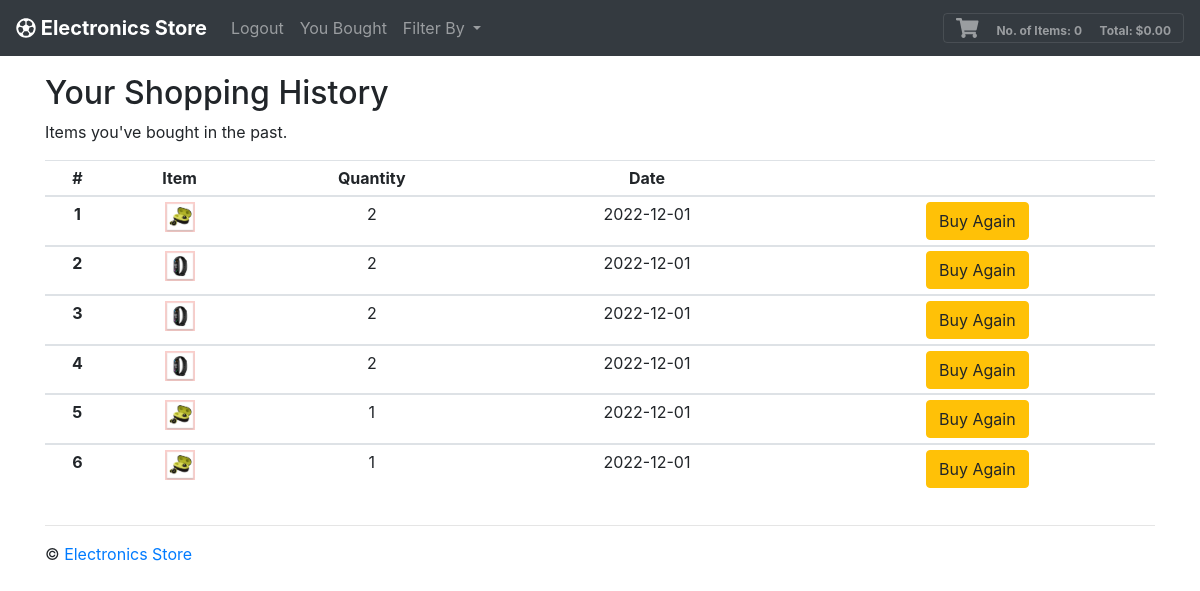
/history/ (signed in), run on the app's committed database.
### tables this page shows
CREATE TABLE 'purchases' ('uid' text, "location" text, 'image' text, 'quantity' integer, 'id' INTEGER, 'date'  date NOT NULL DEFAULT CURRENT_DATE  );

### application.py (the view)
@app.route("/history/")
def history():
    shoppingCart = []
    shopLen = len(shoppingCart)
    totItems, total, display = 0, 0, 0
    myproducts = db.execute("SELECT * FROM purchases WHERE uid=:uid", uid=session["uid"])
    myproductsLen = len(myproducts)
    return render_template("history.html", shoppingCart=shoppingCart, shopLen=shopLen, total=total, totItems=totItems, display=display, session=session, myproducts=myproducts, myproductsLen=myproductsLen)

### templates/history.html (shortened to what this page needs)
{% extends "base.html" %}
{% block body %}
      <div class="row">
        <div class="col-sm">
          <h2>Your Shopping History</h2>
          <p>Items you've bought in the past.</p>
          <table class="table table-sm">
            <thead>
              <tr>
                <th scope="col">#</th>
                <th scope="col">Item</th>
                <th scope="col">Quantity</th>
                <th scope="col">Date</th>
                <th scope="col"></th>
              </tr>
            </thead>
            <tbody>
            {% for i in range(myproductsLen) %}
              <tr>
                <th scope="row">{{ i + 1 }}</th>
                <td><img src="/static/img/{{ myproducts[i]["image"] }}" width="30px" alt="{{ myproducts[i][" location"] }}" /></td>
                <td>{{ myproducts[i]["quantity"] }}</td>
                <td>{{ myproducts[i]["date"] }}</td>
                <td><a href="/filter/?id={{ myproducts[i]["id"] }}"><button type="button" class="btn btn-warning">Buy Again</button></a></td>
              </tr>
            </tbody>
            {% endfor %}
          </table>
        </div>
      </div>
    </div>
  </main>
{% endblock %}

### static/css/custom.css (style rules this page uses)
tr { text-align: center; }

### data on the page
purchases: image (picture), quantity "2", date "2022-12-01"
purchases: image (picture), quantity "2", date "2022-12-01"
purchases: image (picture), quantity "2", date "2022-12-01"
purchases: image (picture), quantity "2", date "2022-12-01"
purchases: image (picture), quantity "1", date "2022-12-01"
purchases: image (picture), quantity "1", date "2022-12-01"

### other printed values
{{ totItems }} "0"
{{ '{:,.2f}'.format(total) }} "0.00"
{{ i + 1 }} "1" "2" "3" "4" "5" "6"
